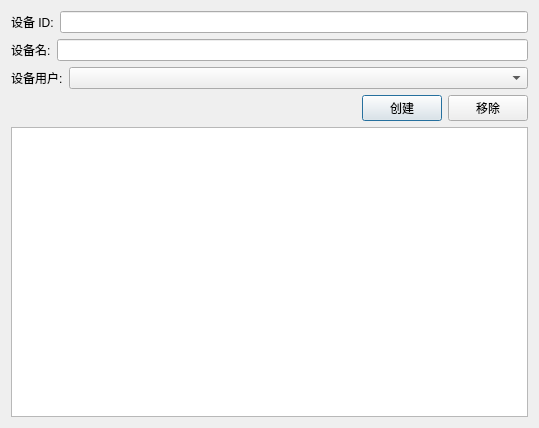
<?xml version="1.0" encoding="UTF-8"?>
<ui version="4.0">
 <class>deviceRegisterDialog</class>
 <widget class="QDialog" name="deviceRegisterDialog">
  <property name="geometry">
   <rect>
    <x>0</x>
    <y>0</y>
    <width>539</width>
    <height>428</height>
   </rect>
  </property>
  <property name="windowTitle">
   <string>创建设备</string>
  </property>
  <property name="styleSheet">
   <string notr="true"/>
  </property>
  <layout class="QVBoxLayout" name="verticalLayout">
   <item>
    <layout class="QHBoxLayout" name="horizontalLayout">
     <item>
      <widget class="QLabel" name="label">
       <property name="text">
        <string>设备 ID:</string>
       </property>
      </widget>
     </item>
     <item>
      <widget class="QLineEdit" name="deviceIdLineEdit"/>
     </item>
    </layout>
   </item>
   <item>
    <layout class="QHBoxLayout" name="horizontalLayout_2">
     <item>
      <widget class="QLabel" name="label_2">
       <property name="text">
        <string>设备名:</string>
       </property>
      </widget>
     </item>
     <item>
      <widget class="QLineEdit" name="deviceNameLineEdit"/>
     </item>
    </layout>
   </item>
   <item>
    <layout class="QHBoxLayout" name="horizontalLayout_3">
     <item>
      <widget class="QLabel" name="label_3">
       <property name="sizePolicy">
        <sizepolicy hsizetype="Preferred" vsizetype="Preferred">
         <horstretch>0</horstretch>
         <verstretch>0</verstretch>
        </sizepolicy>
       </property>
       <property name="text">
        <string>设备用户:</string>
       </property>
      </widget>
     </item>
     <item>
      <widget class="QComboBox" name="userSelectComboBox">
       <property name="sizePolicy">
        <sizepolicy hsizetype="Expanding" vsizetype="Fixed">
         <horstretch>0</horstretch>
         <verstretch>0</verstretch>
        </sizepolicy>
       </property>
      </widget>
     </item>
    </layout>
   </item>
   <item>
    <layout class="QHBoxLayout" name="horizontalLayout_4">
     <item>
      <spacer name="horizontalSpacer">
       <property name="orientation">
        <enum>Qt::Horizontal</enum>
       </property>
       <property name="sizeHint" stdset="0">
        <size>
         <width>40</width>
         <height>20</height>
        </size>
       </property>
      </spacer>
     </item>
     <item>
      <widget class="QPushButton" name="createPushButton">
       <property name="text">
        <string>创建</string>
       </property>
      </widget>
     </item>
     <item>
      <widget class="QPushButton" name="removePushButton">
       <property name="text">
        <string>移除</string>
       </property>
      </widget>
     </item>
    </layout>
   </item>
   <item>
    <widget class="QTableWidget" name="deviceTableShowTableWidget"/>
   </item>
  </layout>
 </widget>
 <resources/>
 <connections/>
</ui>
